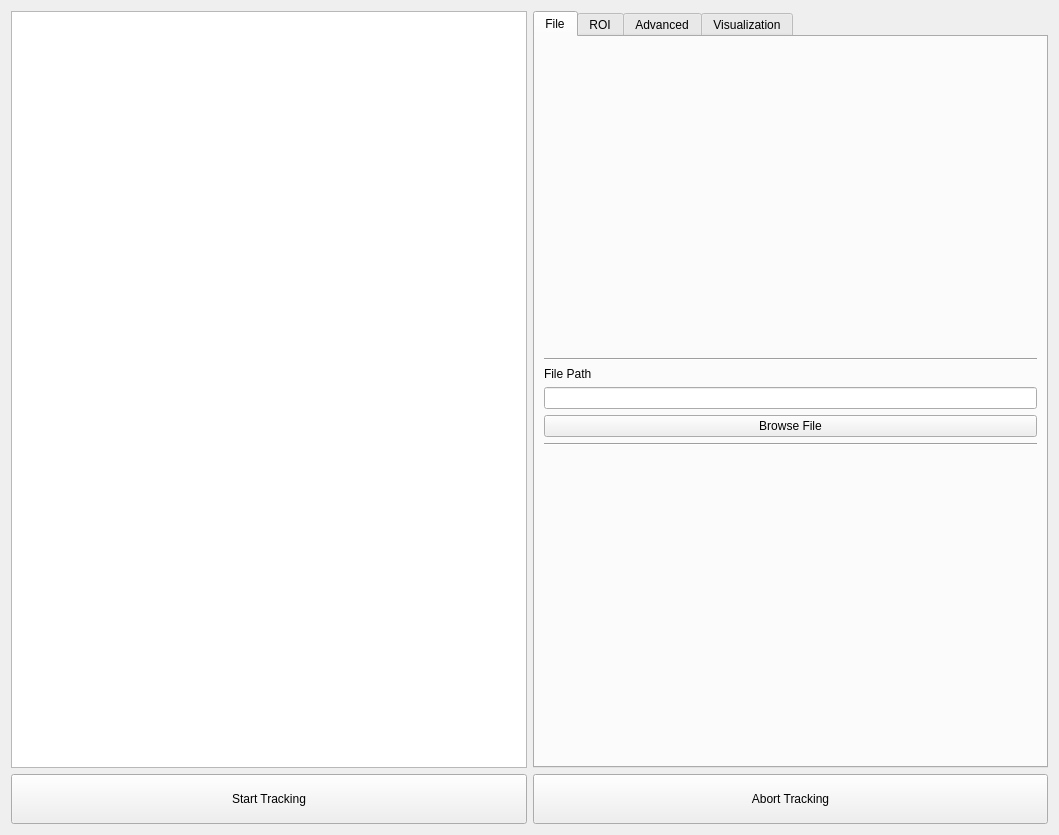
<?xml version="1.0" encoding="UTF-8"?>
<ui version="4.0">
 <class>tracker_main_widget</class>
 <widget class="QWidget" name="tracker_main_widget">
  <property name="geometry">
   <rect>
    <x>0</x>
    <y>0</y>
    <width>1059</width>
    <height>835</height>
   </rect>
  </property>
  <property name="minimumSize">
   <size>
    <width>900</width>
    <height>770</height>
   </size>
  </property>
  <property name="windowTitle">
   <string>[TF]² 1.0</string>
  </property>
  <layout class="QVBoxLayout" name="vertLO_main">
   <item>
    <layout class="QHBoxLayout" name="hoLO_video_plus_options">
     <item>
      <widget class="QGraphicsView" name="graphic_output_viewer"/>
     </item>
     <item>
      <widget class="QTabWidget" name="tab_widget_options">
       <property name="currentIndex">
        <number>0</number>
       </property>
       <widget class="QWidget" name="tab_file">
        <property name="whatsThis">
         <string/>
        </property>
        <attribute name="title">
         <string>File</string>
        </attribute>
        <layout class="QVBoxLayout" name="vertLO_tab_file">
         <item>
          <spacer name="spcr_v_file_top">
           <property name="orientation">
            <enum>Qt::Vertical</enum>
           </property>
           <property name="sizeHint" stdset="0">
            <size>
             <width>20</width>
             <height>40</height>
            </size>
           </property>
          </spacer>
         </item>
         <item>
          <widget class="Line" name="line">
           <property name="orientation">
            <enum>Qt::Horizontal</enum>
           </property>
          </widget>
         </item>
         <item>
          <widget class="QLabel" name="lbl_file_path">
           <property name="text">
            <string>File Path</string>
           </property>
          </widget>
         </item>
         <item>
          <widget class="QLineEdit" name="lnEdit_file_path"/>
         </item>
         <item>
          <widget class="QPushButton" name="btn_browse_file">
           <property name="text">
            <string>Browse File</string>
           </property>
          </widget>
         </item>
         <item>
          <widget class="Line" name="line_2">
           <property name="orientation">
            <enum>Qt::Horizontal</enum>
           </property>
          </widget>
         </item>
         <item>
          <spacer name="spcr_v_file_bot">
           <property name="orientation">
            <enum>Qt::Vertical</enum>
           </property>
           <property name="sizeHint" stdset="0">
            <size>
             <width>20</width>
             <height>40</height>
            </size>
           </property>
          </spacer>
         </item>
        </layout>
       </widget>
       <widget class="QWidget" name="tab_roi">
        <attribute name="title">
         <string>ROI</string>
        </attribute>
        <layout class="QVBoxLayout" name="vertLO_tab_roi">
         <item>
          <spacer name="spcr_v_roi_top">
           <property name="orientation">
            <enum>Qt::Vertical</enum>
           </property>
           <property name="sizeHint" stdset="0">
            <size>
             <width>20</width>
             <height>40</height>
            </size>
           </property>
          </spacer>
         </item>
         <item>
          <widget class="Line" name="line_3">
           <property name="orientation">
            <enum>Qt::Horizontal</enum>
           </property>
          </widget>
         </item>
         <item>
          <widget class="QLabel" name="lbl_roi">
           <property name="toolTip">
            <string>&lt;html&gt;&lt;head/&gt;&lt;body&gt;&lt;p&gt;Define the Area in which the Fish shall be detected. Point (0,0) is the upper left corner.&lt;/p&gt;&lt;/body&gt;&lt;/html&gt;</string>
           </property>
           <property name="text">
            <string>Region of interest</string>
           </property>
          </widget>
         </item>
         <item>
          <widget class="QGraphicsView" name="grView_roi">
           <property name="minimumSize">
            <size>
             <width>0</width>
             <height>350</height>
            </size>
           </property>
          </widget>
         </item>
         <item>
          <layout class="QGridLayout" name="gridLO_set_roi">
           <item row="0" column="1">
            <widget class="QSpinBox" name="spinBox_x_start">
             <property name="maximum">
              <number>9999</number>
             </property>
            </widget>
           </item>
           <item row="1" column="2">
            <widget class="QLabel" name="lbl_roi_y_end">
             <property name="text">
              <string>Y End</string>
             </property>
            </widget>
           </item>
           <item row="1" column="3">
            <widget class="QSpinBox" name="spinBox_y_end">
             <property name="maximum">
              <number>9999</number>
             </property>
            </widget>
           </item>
           <item row="1" column="1">
            <widget class="QSpinBox" name="spinBox_y_start">
             <property name="maximum">
              <number>9999</number>
             </property>
            </widget>
           </item>
           <item row="0" column="2">
            <widget class="QLabel" name="lbl_roi_x_end">
             <property name="text">
              <string>X End</string>
             </property>
            </widget>
           </item>
           <item row="0" column="0">
            <widget class="QLabel" name="lbl_roi_x_start">
             <property name="text">
              <string>X Start</string>
             </property>
            </widget>
           </item>
           <item row="1" column="0">
            <widget class="QLabel" name="lbl_roi_y_start">
             <property name="text">
              <string>Y Start</string>
             </property>
            </widget>
           </item>
           <item row="0" column="3">
            <widget class="QSpinBox" name="spinBox_x_end">
             <property name="maximum">
              <number>9999</number>
             </property>
            </widget>
           </item>
          </layout>
         </item>
         <item>
          <widget class="Line" name="line_4">
           <property name="orientation">
            <enum>Qt::Horizontal</enum>
           </property>
          </widget>
         </item>
         <item>
          <spacer name="spcr_v_roi_bot">
           <property name="orientation">
            <enum>Qt::Vertical</enum>
           </property>
           <property name="sizeHint" stdset="0">
            <size>
             <width>20</width>
             <height>40</height>
            </size>
           </property>
          </spacer>
         </item>
        </layout>
       </widget>
       <widget class="QWidget" name="tab_adv">
        <attribute name="title">
         <string>Advanced</string>
        </attribute>
        <layout class="QVBoxLayout" name="vertLO_tab_adv">
         <item>
          <spacer name="verticalSpacer_5">
           <property name="orientation">
            <enum>Qt::Vertical</enum>
           </property>
           <property name="sizeHint" stdset="0">
            <size>
             <width>20</width>
             <height>40</height>
            </size>
           </property>
          </spacer>
         </item>
         <item>
          <widget class="Line" name="line_10">
           <property name="orientation">
            <enum>Qt::Horizontal</enum>
           </property>
          </widget>
         </item>
         <item>
          <spacer name="verticalSpacer_2">
           <property name="orientation">
            <enum>Qt::Vertical</enum>
           </property>
           <property name="sizeHint" stdset="0">
            <size>
             <width>20</width>
             <height>40</height>
            </size>
           </property>
          </spacer>
         </item>
         <item>
          <layout class="QHBoxLayout" name="hoLO_frame_waittime">
           <item>
            <widget class="QLabel" name="lbl_frame_waittime">
             <property name="text">
              <string>Frame Waittime (ms)</string>
             </property>
            </widget>
           </item>
           <item>
            <widget class="QSpinBox" name="spinBox_frame_waittime">
             <property name="minimum">
              <number>1</number>
             </property>
             <property name="maximum">
              <number>1000</number>
             </property>
            </widget>
           </item>
          </layout>
         </item>
         <item>
          <spacer name="spcr_v_adv_top">
           <property name="orientation">
            <enum>Qt::Vertical</enum>
           </property>
           <property name="sizeHint" stdset="0">
            <size>
             <width>20</width>
             <height>40</height>
            </size>
           </property>
          </spacer>
         </item>
         <item>
          <widget class="Line" name="line_5">
           <property name="orientation">
            <enum>Qt::Horizontal</enum>
           </property>
          </widget>
         </item>
         <item>
          <widget class="QLabel" name="lbl_start_area">
           <property name="text">
            <string>Starting Area</string>
           </property>
          </widget>
         </item>
         <item>
          <widget class="QGraphicsView" name="grView_roi_2">
           <property name="minimumSize">
            <size>
             <width>0</width>
             <height>350</height>
            </size>
           </property>
          </widget>
         </item>
         <item>
          <layout class="QGridLayout" name="gridLO_start_area">
           <item row="0" column="3">
            <widget class="QSpinBox" name="spinBox_x_end_2">
             <property name="maximum">
              <number>9999</number>
             </property>
            </widget>
           </item>
           <item row="0" column="1">
            <widget class="QSpinBox" name="spinBox_x_start_2">
             <property name="maximum">
              <number>9999</number>
             </property>
            </widget>
           </item>
           <item row="0" column="2">
            <widget class="QLabel" name="lbl_start_x_end">
             <property name="text">
              <string>X End</string>
             </property>
            </widget>
           </item>
           <item row="1" column="0">
            <widget class="QLabel" name="lbl_start_y_start">
             <property name="text">
              <string>Y Start</string>
             </property>
            </widget>
           </item>
           <item row="1" column="2">
            <widget class="QLabel" name="lbl_start_y_end">
             <property name="text">
              <string>Y End</string>
             </property>
            </widget>
           </item>
           <item row="1" column="3">
            <widget class="QSpinBox" name="spinBox_y_end_2">
             <property name="maximum">
              <number>9999</number>
             </property>
            </widget>
           </item>
           <item row="1" column="1">
            <widget class="QSpinBox" name="spinBox_y_start_2">
             <property name="maximum">
              <number>9999</number>
             </property>
            </widget>
           </item>
           <item row="0" column="0">
            <widget class="QLabel" name="lbl_start_x_start">
             <property name="text">
              <string>X Start</string>
             </property>
            </widget>
           </item>
          </layout>
         </item>
         <item>
          <widget class="Line" name="line_6">
           <property name="orientation">
            <enum>Qt::Horizontal</enum>
           </property>
          </widget>
         </item>
         <item>
          <spacer name="verticalSpacer_4">
           <property name="orientation">
            <enum>Qt::Vertical</enum>
           </property>
           <property name="sizeHint" stdset="0">
            <size>
             <width>20</width>
             <height>40</height>
            </size>
           </property>
          </spacer>
         </item>
         <item>
          <layout class="QHBoxLayout" name="hoLO_start_ori">
           <item>
            <widget class="QLabel" name="lbl_start_orientation">
             <property name="text">
              <string>Starting Orientation</string>
             </property>
            </widget>
           </item>
           <item>
            <widget class="QSpinBox" name="spinBox_start_orientation"/>
           </item>
          </layout>
         </item>
         <item>
          <spacer name="verticalSpacer">
           <property name="orientation">
            <enum>Qt::Vertical</enum>
           </property>
           <property name="sizeHint" stdset="0">
            <size>
             <width>20</width>
             <height>40</height>
            </size>
           </property>
          </spacer>
         </item>
         <item>
          <widget class="Line" name="line_9">
           <property name="orientation">
            <enum>Qt::Horizontal</enum>
           </property>
          </widget>
         </item>
         <item>
          <spacer name="verticalSpacer_7">
           <property name="orientation">
            <enum>Qt::Vertical</enum>
           </property>
           <property name="sizeHint" stdset="0">
            <size>
             <width>20</width>
             <height>40</height>
            </size>
           </property>
          </spacer>
         </item>
         <item>
          <layout class="QHBoxLayout" name="hoLO_fishsize_th">
           <item>
            <widget class="QLabel" name="lbl_fishsize_threshold">
             <property name="text">
              <string>Fish Detection Size Threshold</string>
             </property>
            </widget>
           </item>
           <item>
            <widget class="QSpinBox" name="spinBox_fish_threshold"/>
           </item>
          </layout>
         </item>
         <item>
          <spacer name="verticalSpacer_3">
           <property name="orientation">
            <enum>Qt::Vertical</enum>
           </property>
           <property name="sizeHint" stdset="0">
            <size>
             <width>20</width>
             <height>40</height>
            </size>
           </property>
          </spacer>
         </item>
        </layout>
       </widget>
       <widget class="QWidget" name="tab_visual">
        <attribute name="title">
         <string>Visualization</string>
        </attribute>
        <layout class="QVBoxLayout" name="vertLO_tab_visual">
         <item>
          <spacer name="verticalSpacer_6">
           <property name="orientation">
            <enum>Qt::Vertical</enum>
           </property>
           <property name="sizeHint" stdset="0">
            <size>
             <width>20</width>
             <height>40</height>
            </size>
           </property>
          </spacer>
         </item>
         <item>
          <widget class="Line" name="line_7">
           <property name="orientation">
            <enum>Qt::Horizontal</enum>
           </property>
          </widget>
         </item>
         <item>
          <widget class="QLabel" name="lbl_img_morphing">
           <property name="text">
            <string>Image Morphing</string>
           </property>
          </widget>
         </item>
         <item>
          <layout class="QGridLayout" name="gridLO_img_morphing" columnstretch="0,0,0">
           <item row="1" column="1">
            <widget class="QLabel" name="lbl_erosion">
             <property name="text">
              <string>Erosion Faktor</string>
             </property>
            </widget>
           </item>
           <item row="4" column="1">
            <widget class="QLabel" name="lbl_dilation">
             <property name="text">
              <string>Dilation Faktor</string>
             </property>
            </widget>
           </item>
           <item row="4" column="2">
            <widget class="QSpinBox" name="spinBox_dilation">
             <property name="minimum">
              <number>1</number>
             </property>
            </widget>
           </item>
           <item row="1" column="2">
            <widget class="QSpinBox" name="spinBox_erosion">
             <property name="minimum">
              <number>1</number>
             </property>
            </widget>
           </item>
          </layout>
         </item>
         <item>
          <widget class="Line" name="line_8">
           <property name="orientation">
            <enum>Qt::Horizontal</enum>
           </property>
          </widget>
         </item>
         <item>
          <spacer name="verticalSpacer_8">
           <property name="orientation">
            <enum>Qt::Vertical</enum>
           </property>
           <property name="sizeHint" stdset="0">
            <size>
             <width>20</width>
             <height>40</height>
            </size>
           </property>
          </spacer>
         </item>
         <item>
          <widget class="Line" name="line_13">
           <property name="orientation">
            <enum>Qt::Horizontal</enum>
           </property>
          </widget>
         </item>
         <item>
          <widget class="QLabel" name="lbl_img_proc_steps">
           <property name="text">
            <string>Image Processing Steps</string>
           </property>
          </widget>
         </item>
         <item>
          <widget class="QCheckBox" name="cbx_show_bgsub_img">
           <property name="text">
            <string>Show Background-subtracted Image</string>
           </property>
          </widget>
         </item>
         <item>
          <widget class="QCheckBox" name="cbx_show_morph_img">
           <property name="text">
            <string>Show Morphed Image</string>
           </property>
          </widget>
         </item>
         <item>
          <widget class="QCheckBox" name="cbx_show_contour">
           <property name="text">
            <string>Show Contours</string>
           </property>
          </widget>
         </item>
         <item>
          <widget class="QCheckBox" name="cbx_show_ellipse">
           <property name="text">
            <string>Show fitted Ellipse</string>
           </property>
          </widget>
         </item>
         <item>
          <widget class="Line" name="line_14">
           <property name="orientation">
            <enum>Qt::Horizontal</enum>
           </property>
          </widget>
         </item>
         <item>
          <spacer name="verticalSpacer_9">
           <property name="orientation">
            <enum>Qt::Vertical</enum>
           </property>
           <property name="sizeHint" stdset="0">
            <size>
             <width>20</width>
             <height>40</height>
            </size>
           </property>
          </spacer>
         </item>
         <item>
          <widget class="Line" name="line_11">
           <property name="orientation">
            <enum>Qt::Horizontal</enum>
           </property>
          </widget>
         </item>
         <item>
          <layout class="QGridLayout" name="gridLO_data_visual">
           <item row="4" column="1">
            <widget class="QPushButton" name="btn_set_circle_color">
             <property name="text">
              <string>Set Color</string>
             </property>
            </widget>
           </item>
           <item row="2" column="1">
            <widget class="QSpinBox" name="spinBox_2">
             <property name="minimum">
              <number>1</number>
             </property>
             <property name="maximum">
              <number>25</number>
             </property>
            </widget>
           </item>
           <item row="4" column="0">
            <widget class="QLabel" name="lbl_circ_color">
             <property name="text">
              <string>Circle Color</string>
             </property>
            </widget>
           </item>
           <item row="2" column="0">
            <widget class="QLabel" name="lbl_circle_size">
             <property name="text">
              <string>Circle Size</string>
             </property>
            </widget>
           </item>
           <item row="1" column="0">
            <widget class="QLabel" name="lbl_line_offset">
             <property name="text">
              <string>Lineend Offset</string>
             </property>
            </widget>
           </item>
           <item row="3" column="1">
            <widget class="QPushButton" name="btn_set_line_color">
             <property name="text">
              <string>Set Color</string>
             </property>
            </widget>
           </item>
           <item row="1" column="1">
            <widget class="QSpinBox" name="spinBox">
             <property name="minimum">
              <number>1</number>
             </property>
             <property name="maximum">
              <number>20</number>
             </property>
            </widget>
           </item>
           <item row="3" column="0">
            <widget class="QLabel" name="lbl_ln_color">
             <property name="text">
              <string>Line Color</string>
             </property>
            </widget>
           </item>
           <item row="0" column="0">
            <widget class="QLabel" name="lbl_data_visualization">
             <property name="text">
              <string>Data Visualization</string>
             </property>
            </widget>
           </item>
          </layout>
         </item>
         <item>
          <widget class="Line" name="line_12">
           <property name="orientation">
            <enum>Qt::Horizontal</enum>
           </property>
          </widget>
         </item>
         <item>
          <spacer name="spcr_v_adv_bot">
           <property name="orientation">
            <enum>Qt::Vertical</enum>
           </property>
           <property name="sizeHint" stdset="0">
            <size>
             <width>20</width>
             <height>119</height>
            </size>
           </property>
          </spacer>
         </item>
        </layout>
       </widget>
      </widget>
     </item>
    </layout>
   </item>
   <item>
    <layout class="QHBoxLayout" name="hoLO_bot_buttons">
     <item>
      <widget class="QPushButton" name="btn_start_tracking">
       <property name="minimumSize">
        <size>
         <width>0</width>
         <height>50</height>
        </size>
       </property>
       <property name="text">
        <string>Start Tracking</string>
       </property>
      </widget>
     </item>
     <item>
      <widget class="QPushButton" name="btn_abort_tracking">
       <property name="minimumSize">
        <size>
         <width>0</width>
         <height>50</height>
        </size>
       </property>
       <property name="text">
        <string>Abort Tracking</string>
       </property>
      </widget>
     </item>
    </layout>
   </item>
  </layout>
 </widget>
 <resources/>
 <connections/>
</ui>
